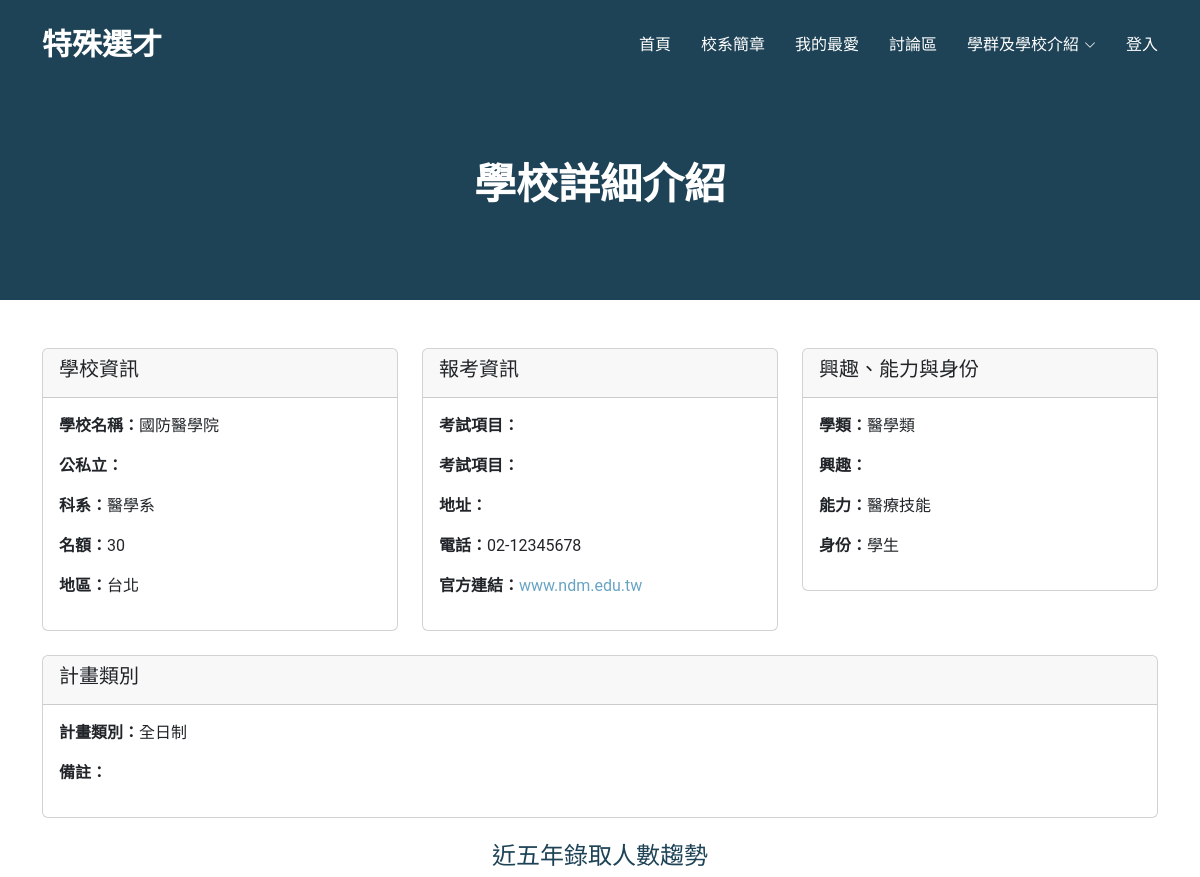
/Moderna/school_detail.php?sch_num=S001 (upper part), run on an earlier commit of the app's database.
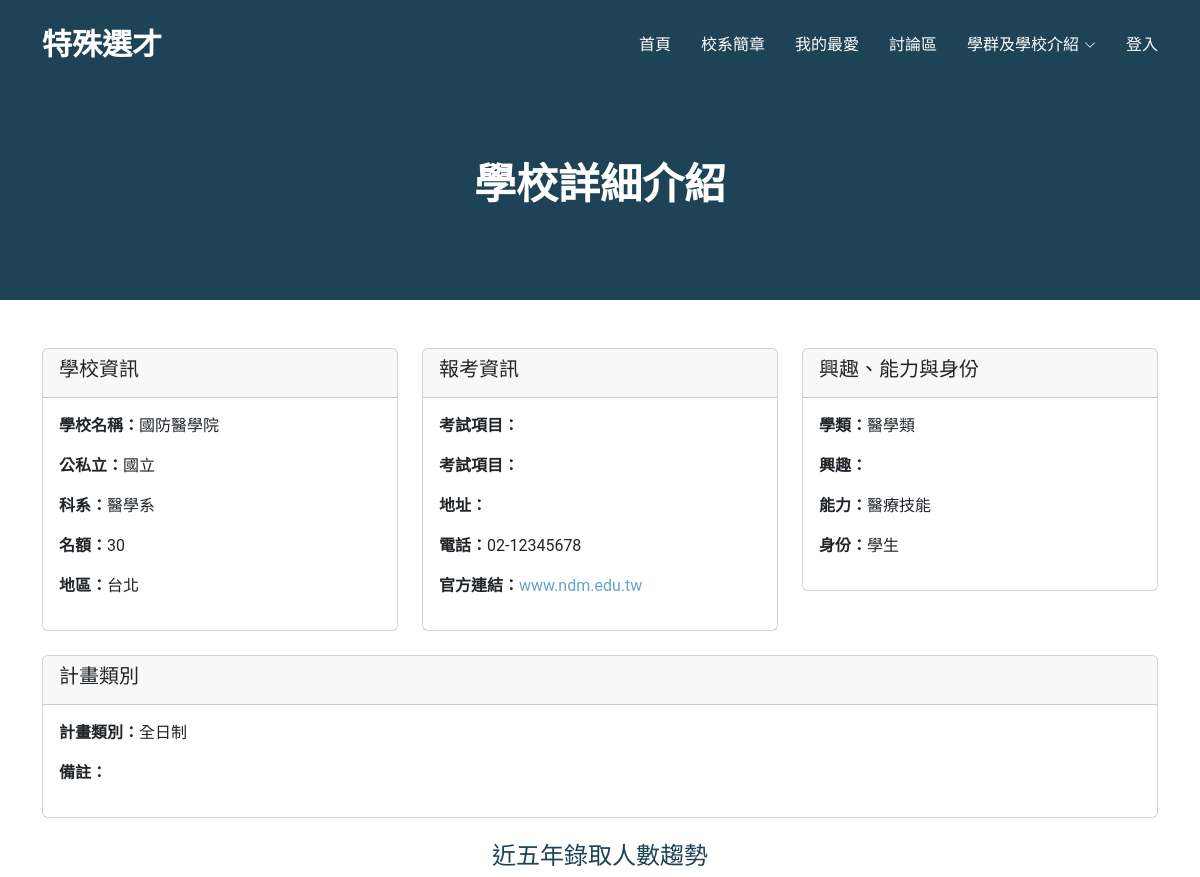
And on a later commit of the database.
### tables this page shows
CREATE TABLE `admi_thro_years` (
  `sch_num` varchar(20) NOT NULL,
  `school` varchar(20) NOT NULL,
  `dep` varchar(20) NOT NULL,
  `110` int(80) NOT NULL,
  `111` int(80) NOT NULL,
  `112` int(80) NOT NULL,
  `113` int(80) NOT NULL,
  `114` int(80) NOT NULL
);

CREATE TABLE `sch_description` (
  `Sch_num` varchar(20) NOT NULL,
  `School_Name` varchar(20) NOT NULL,
  `p_type` varchar(10) NOT NULL,
  `Department` varchar(20) NOT NULL,
  `Region` varchar(10) NOT NULL,
  `address` varchar(50) NOT NULL,
  `Disc_Cluster` varchar(10) NOT NULL,
  `Schol_Apti` varchar(10) DEFAULT NULL,
  `Exam_Item` varchar(20) DEFAULT NULL,
  `Talent` varchar(10) DEFAULT NULL,
  `ID` varchar(10) DEFAULT NULL,
  `Plan` varchar(10) DEFAULT NULL,
  `Quota` int(11) NOT NULL,
  `announce` varchar(100) DEFAULT NULL,
  `Contact` varchar(225) DEFAULT NULL,
  `link` varchar(225) DEFAULT NULL,
  `note` varchar(100) DEFAULT NULL
);

### Moderna/school_detail.php (the view, shortened to what this page needs)
<?php include('header.php'); ?>
<!DOCTYPE html>
<html lang="zh-Hant">
<head>
  <link href="assets/vendor/bootstrap/css/bootstrap.min.css" rel="stylesheet">
  <link href="assets/vendor/bootstrap-icons/bootstrap-icons.css" rel="stylesheet">
  <link href="assets/vendor/aos/aos.css" rel="stylesheet">
  <link href="assets/vendor/glightbox/css/glightbox.min.css" rel="stylesheet">
  <link href="assets/vendor/swiper/swiper-bundle.min.css" rel="stylesheet">
  <link href="assets/css/main.css" rel="stylesheet">
</head>
<body class="about-page">
<main class="main">
  <div class="page-title dark-background">
    <div class="container position-relative">
      <h1>學校詳細介紹</h1>
    </div>
  </div>
<?php
$sch_num = $_GET['sch_num'] ?? '';
$conn = new mysqli("localhost", "root", "", "sa-6");
$sql = "SELECT sd.*, aty.110, aty.111, aty.112, aty.113, aty.114
        FROM sch_description sd
        LEFT JOIN admi_thro_years aty ON sd.Sch_num = aty.sch_num
        WHERE sd.Sch_num = ?";
$stmt = $conn->prepare($sql);
$stmt->bind_param("s", $sch_num);
$stmt->execute();
$result = $stmt->get_result();
$data = $result->fetch_assoc();
?>
  <div class="container mt-5">
    <?php if ($data): ?>
      <div class="row">
        <div class="col-md-4">
          <div class="card">
            <div class="card-header">
              <h5 class="card-title">學校資訊</h5>
            </div>
            <div class="card-body">
              <p><strong>學校名稱：</strong><?= htmlspecialchars($data['School_Name']) ?></p>
              <p><strong>公私立：</strong><?= htmlspecialchars($data['p_type']) ?></p>
              <p><strong>科系：</strong><?= htmlspecialchars($data['Department']) ?></p>
              <p><strong>名額：</strong><?= htmlspecialchars($data['Quota']) ?></p>
              <p><strong>地區：</strong><?= htmlspecialchars($data['Region']) ?></p>
            </div>
          </div>
        </div>
        <div class="col-md-4">
          <div class="card">
            <div class="card-header">
              <h5 class="card-title">報考資訊</h5>
            </div>
            <div class="card-body">
              <p><strong>考試項目：</strong><?= htmlspecialchars($data['Exam_Item']) ?></p>
              <p><strong>考試項目：</strong><?= htmlspecialchars($data['exam_date']) ?></p>
              <p><strong>地址：</strong><?= htmlspecialchars($data['address']) ?></p>
              <p><strong>電話：</strong><?= htmlspecialchars($data['Contact']) ?></p>
              <p><strong>官方連結：</strong><a href="<?= htmlspecialchars($data['link']) ?>" target="_blank"><?= htmlspecialchars($data['link']) ?></a></p>
            </div>
          </div>
        </div>
        <div class="col-md-4">
          <div class="card">
            <div class="card-header">
              <h5 class="card-title">興趣、能力與身份</h5>
            </div>
            <div class="card-body">
              <p><strong>學類：</strong><?= htmlspecialchars($data['Disc_Cluster']) ?></p>
              <p><strong>興趣：</strong><?= htmlspecialchars($data['requirement']) ?></p>
              <p><strong>能力：</strong><?= htmlspecialchars($data['Talent']) ?></p>
              <p><strong>身份：</strong><?= htmlspecialchars($data['ID']) ?></p>
            </div>
          </div>
        </div>
      </div>
      <div class="row mt-4">
        <div class="col-md-12">
          <div class="card">
            <div class="card-header">
              <h5 class="card-title">計畫類別</h5>
            </div>
            <div class="card-body">
              <p><strong>計畫類別：</strong><?= htmlspecialchars($data['Plan']) ?></p>
              <p><strong>備註：</strong><?= htmlspecialchars($data['note']) ?></p>
            </div>
          </div>
        </div>
      </div>
      <h4 class="mt-4 text-center">近五年錄取人數趨勢</h4>
    <?php else: ?>
      <p>查無此學校資料。</p>
    <?php endif; ?>
  </div>
</body>
</html>

### Moderna/header.php (shortened to what this page needs)
<?php
$currentPage = basename($_SERVER['PHP_SELF']);
$isHome = ($currentPage === 'index.php');
?>
<header id="header" class="header d-flex align-items-center fixed-top <?php echo $isHome ? 'transparent-header' : ''; ?>">
  <div class="container-fluid container-xl position-relative d-flex align-items-center justify-content-between">
    <a href="index.php" class="logo d-flex align-items-center">
      <h1 class="sitename">特殊選才</h1>
    </a>
    <nav id="navmenu" class="navmenu">
      <ul>
        <li><a href="index.php">首頁</a></li>
        <li><a href="about.php">校系簡章</a></li>
        <li><a href="favorite.php">我的最愛</a></li>
        <li><a href="blog-details.php">討論區</a></li>
        <li class="dropdown"><a href="#"><span>學群及學校介紹</span> <i class="bi bi-chevron-down toggle-dropdown"></i></a>
        </li>
        <?php if (isset($_SESSION['nickname'])): ?>
          <li>Hi, <?= htmlspecialchars($_SESSION['nickname']) ?></li>
          <li><a href="update_personal.php">個人資料</a></li>
          <li><a href="logout.php">登出</a></li>
        <?php else: ?>
          <li><a href="contact.php">登入</a></li>
        <?php endif; ?>
      </ul>
    </nav>
  </div>
</header>

### Moderna/assets/css/main.css (style rules this page uses)
:root { --default-font: "Roboto", system-ui, -apple-system, "Segoe UI", Roboto, "Helvetica Neue", Arial, "Noto Sans", "Liberation Sans", sans-serif, "Apple Color Emoji", "Segoe UI Emoji", "Segoe UI Symbol", "Noto Color Emoji"; --heading-font: "Raleway", sans-serif; --nav-font: "Poppins", sans-serif; }
:root { --background-color: #ffffff; --default-color: #555555; --heading-color: #1e4356; --accent-color: #68a4c4; --surface-color: #ffffff; --contrast-color: #ffffff; }
:root { --nav-color: #ffffff; --nav-hover-color: #68a4c4; --nav-mobile-background-color: #ffffff; --nav-dropdown-background-color: #ffffff; --nav-dropdown-color: #555555; --nav-dropdown-hover-color: #68a4c4; }
.dark-background { --background-color: #1e4356; --default-color: #ffffff; --heading-color: #ffffff; --surface-color: #284e62; --contrast-color: #ffffff; }
:root { scroll-behavior: smooth; }
body { color: var(--default-color); background-color: var(--background-color); font-family: var(--default-font); }
a { color: var(--accent-color); text-decoration: none; transition: 0.3s; }
h1, h2, h3, h4, h5, h6 { color: var(--heading-color); font-family: var(--heading-font); }
.header { --background-color: rgba(255, 255, 255, 0); --default-color: #ffffff; --heading-color: #ffffff; color: var(--default-color); background-color: var(--background-color); padding: 15px 0; transition: all 0.5s; z-index: 997; }
.header .logo { line-height: 1; }
.header .logo h1 { font-size: 30px; margin: 0; font-weight: 700; color: var(--heading-color); }
@media (min-width: 1200px) { .navmenu { padding: 0; } }
@media (min-width: 1200px) { .navmenu ul { margin: 0; padding: 0; display: flex; list-style: none; align-items: center; } }
@media (min-width: 1200px) { .navmenu li { position: relative; } }
@media (min-width: 1200px) { .navmenu a, .navmenu a:focus { color: var(--nav-color); padding: 18px 15px; font-size: 16px; font-family: var(--nav-font); font-weight: 400; display: flex; align-items: center; justify-content: space-between; white-space: nowrap; transition: 0.3s; } }
@media (min-width: 1200px) { .navmenu a i, .navmenu a:focus i { font-size: 12px; line-height: 0; margin-left: 5px; transition: 0.3s; } }
@media (min-width: 1200px) { .navmenu li:last-child a { padding-right: 0; } }
.page-title { color: var(--default-color); background-color: var(--background-color); padding: 160px 0 80px 0; text-align: center; position: relative; }
.page-title:before { content: ""; background-color: color-mix(in srgb, var(--background-color), transparent 50%); position: absolute; inset: 0; }
.page-title h1 { font-size: 42px; font-weight: 700; margin-bottom: 10px; }

What changed in the data, as far as the page shows it:
changed through a linked row, admi_thro_years "國防醫學院": sch_num.p_type (not shown) → "國立"
